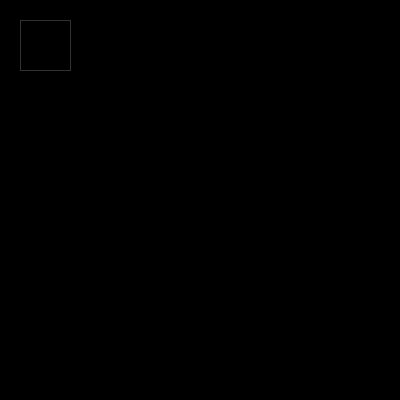
Frame 1 (no input)
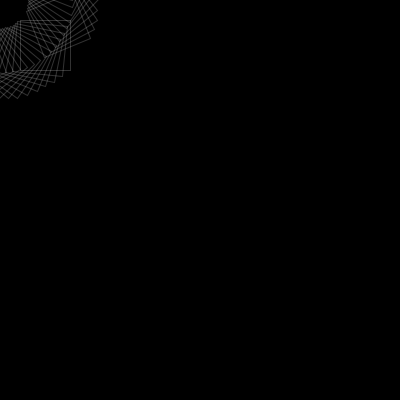
Frame 60 (the mouse pressed at the canvas centre just before this capture)
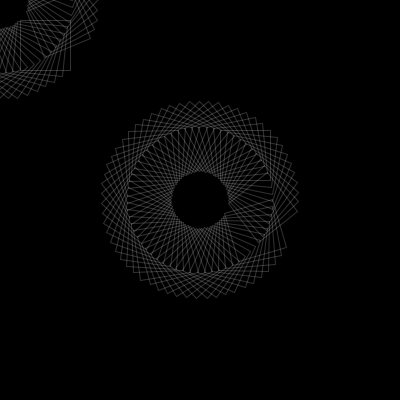
Frame 120 (the mouse held since frame 60 and released just before this capture)

The Processing sketch that drew these frames (run headless with seeded random() and noise(); from frame 60 on, the mouse is pressed at the canvas centre):

// Processing sketch: CirclesWithSquares
// ── CirclesWithSquares.pde
float x, y;
float theta;

void setup() {
  size(400, 400);
  background(0);
  stroke(255, 50);
  strokeWeight(1);
  fill(255, 0);

  x = 20;
  y = 20;
  theta = 0;
}

void draw() {
  translate(mouseX, mouseY);
  rotate(theta);
  rect(x, y, 50, 50);
 
 theta += 0.1; 
}
